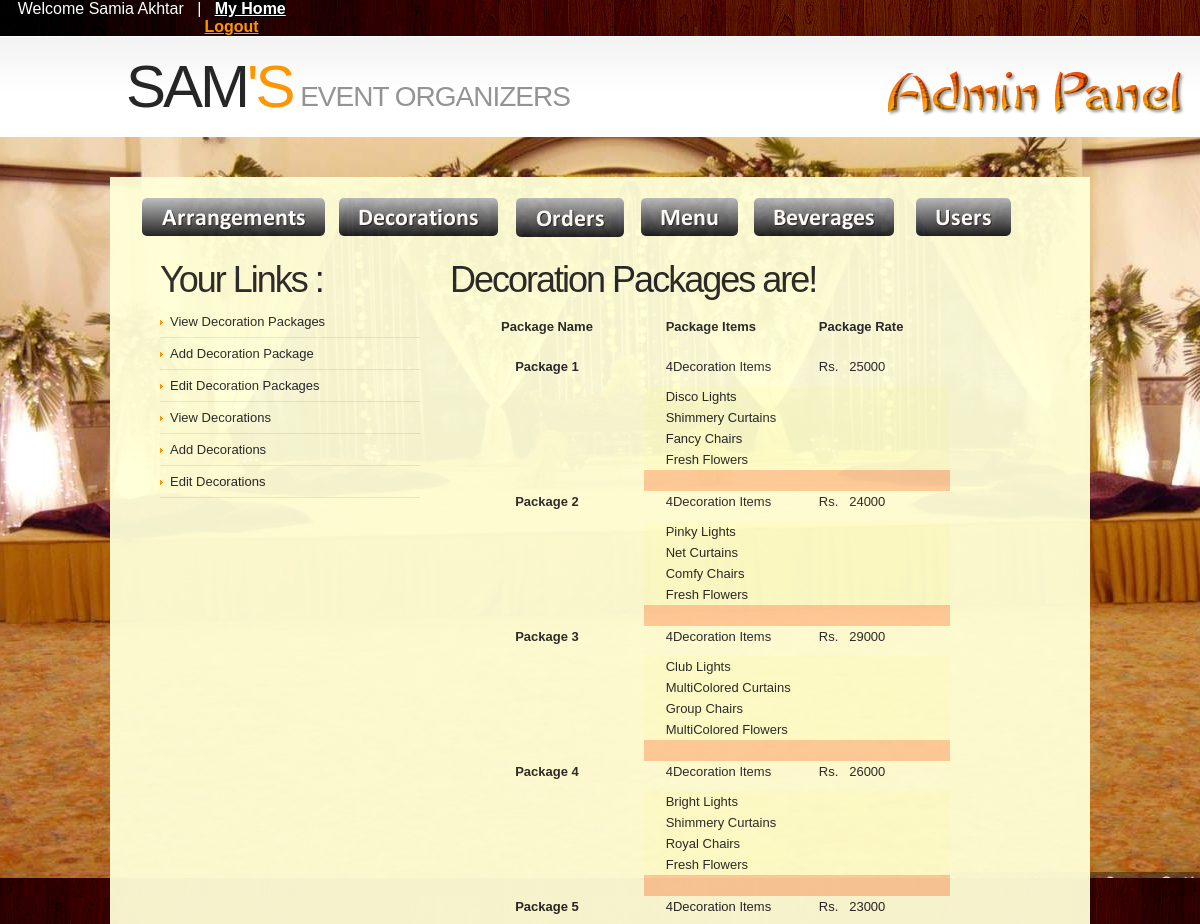
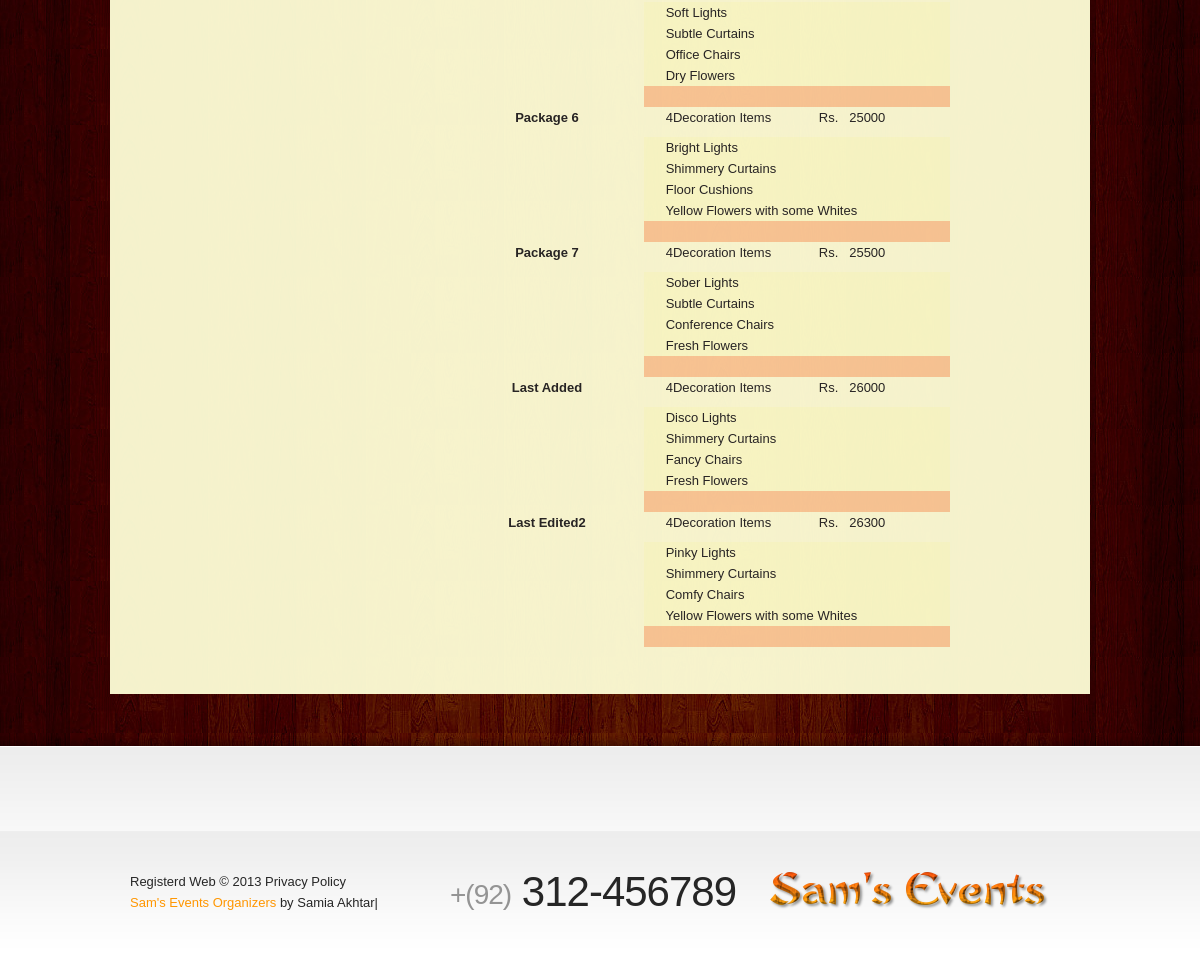
The page /admin/view_decorations.php (signed in) on the database its author committed (2 pictures, top to bottom).
### tables this page shows
CREATE TABLE IF NOT EXISTS `decoration_packages` (
  `dec_packg_id` int(11) NOT NULL AUTO_INCREMENT,
  `dec_packg_name` varchar(255) NOT NULL,
  `dec_packg_price` varchar(255) NOT NULL,
  `dec_packg_items` int(11) NOT NULL,
  PRIMARY KEY (`dec_packg_id`)
);

CREATE TABLE IF NOT EXISTS `decoration_pckg_details` (
  `dec_packg_dtl_id` int(11) NOT NULL AUTO_INCREMENT,
  `dec_packg_id` int(11) NOT NULL,
  `dec_id` int(11) NOT NULL,
  PRIMARY KEY (`dec_packg_dtl_id`)
);

CREATE TABLE IF NOT EXISTS `decoration_details` (
  `dec_id` int(11) NOT NULL AUTO_INCREMENT,
  `event_dec_id` int(11) NOT NULL,
  `dec_type_name` varchar(255) NOT NULL,
  `dec_price` varchar(255) NOT NULL,
  PRIMARY KEY (`dec_id`)
);

### admin/view_decorations.php (the view, shortened to what this page needs)
<!DOCTYPE html>
<html lang="en">
<head>
    <link rel="stylesheet" href="css/reset.css" type="text/css" media="screen">
    <link rel="stylesheet" href="css/style.css" type="text/css" media="screen">
    <link rel="stylesheet" href="css/grid.css" type="text/css" media="screen">
</head>
<body id="page2">
    <header>
    <?php
if (!isset($_SESSION['s_name'])){
                          echo "<div class=mybar id=L1 style=background-image:url(images/bg-top-tail2.jpg)>
      <div class=menu> &nbsp; &nbsp;&nbsp; &nbsp; &nbsp; &nbsp;  &nbsp; &nbsp; &nbsp; &nbsp; &nbsp;  &nbsp; &nbsp; &nbsp; &nbsp; &nbsp;  &nbsp; &nbsp; &nbsp; &nbsp; &nbsp; &nbsp; &nbsp; &nbsp; &nbsp; &nbsp; &nbsp; &nbsp; &nbsp; &nbsp; &nbsp; &nbsp; &nbsp; &nbsp; &nbsp; &nbsp; &nbsp; &nbsp; &nbsp; &nbsp; &nbsp; &nbsp; &nbsp; &nbsp; &nbsp; &nbsp; &nbsp; &nbsp; &nbsp; &nbsp; &nbsp; &nbsp; &nbsp; &nbsp; &nbsp; &nbsp; &nbsp; &nbsp; &nbsp; &nbsp; &nbsp; &nbsp; &nbsp; &nbsp; &nbsp; &nbsp; &nbsp; &nbsp; &nbsp; &nbsp; &nbsp; &nbsp; &nbsp; &nbsp; &nbsp; &nbsp; &nbsp; &nbsp; &nbsp; &nbsp; &nbsp; &nbsp; &nbsp; &nbsp; &nbsp; &nbsp; &nbsp; &nbsp; &nbsp; &nbsp; &nbsp; &nbsp; &nbsp; &nbsp; &nbsp; &nbsp; &nbsp; &nbsp; &nbsp; &nbsp; &nbsp; &nbsp; &nbsp; &nbsp; &nbsp; &nbsp; &nbsp; &nbsp; &nbsp; &nbsp; &nbsp; &nbsp; &nbsp; &nbsp; &nbsp; &nbsp; &nbsp; &nbsp; &nbsp; &nbsp; &nbsp; &nbsp; &nbsp; &nbsp; &nbsp; &nbsp;&nbsp;&nbsp;&nbsp;&nbsp;&nbsp;&nbsp;&nbsp;&nbsp;&nbsp; &nbsp;&nbsp;&nbsp;&nbsp;&nbsp;&nbsp;&nbsp;&nbsp;&nbsp;&nbsp; &nbsp; &nbsp; &nbsp; &nbsp; &nbsp; &nbsp; &nbsp; &nbsp; &nbsp; &nbsp;&nbsp;&nbsp;&nbsp;&nbsp;&nbsp;&nbsp;&nbsp;&nbsp;&nbsp;
                                <a href=admin_home.php>Login</a> </div></div>";
    }
	else
	{
 echo "  <div class=mybar  id=L2 style=background-image:url(images/bg-top-tail2.jpg)>
      <div class=menu>  &nbsp; &nbsp;";
	$name= $_SESSION['s_name'];
echo " Welcome $name ";
	echo " &nbsp; | &nbsp; <a href=myadmin.php class=active><strong>My Home</strong></a> &nbsp; &nbsp; &nbsp; &nbsp; &nbsp; &nbsp; &nbsp;&nbsp; &nbsp; &nbsp; &nbsp;  &nbsp; &nbsp; &nbsp; &nbsp; &nbsp;  &nbsp; &nbsp; &nbsp; &nbsp; &nbsp;  &nbsp; &nbsp; &nbsp; &nbsp; &nbsp; &nbsp; &nbsp; &nbsp; &nbsp; &nbsp; &nbsp; &nbsp; &nbsp; &nbsp; &nbsp; &nbsp; &nbsp; &nbsp; &nbsp; &nbsp; &nbsp; &nbsp; &nbsp; &nbsp; &nbsp; &nbsp; &nbsp; &nbsp; &nbsp; &nbsp; &nbsp; &nbsp; &nbsp; &nbsp; &nbsp; &nbsp; &nbsp; &nbsp; &nbsp; &nbsp; &nbsp; &nbsp; &nbsp; &nbsp; &nbsp; &nbsp; &nbsp; &nbsp; &nbsp; &nbsp; &nbsp; &nbsp; &nbsp; &nbsp; &nbsp; &nbsp; &nbsp; &nbsp; &nbsp; &nbsp; &nbsp; &nbsp; &nbsp; &nbsp; &nbsp; &nbsp; &nbsp; &nbsp; &nbsp; &nbsp; &nbsp; &nbsp; &nbsp; &nbsp; &nbsp; &nbsp; &nbsp; &nbsp; &nbsp; &nbsp; &nbsp;  &nbsp; &nbsp; &nbsp; &nbsp; &nbsp; &nbsp; &nbsp; &nbsp;  &nbsp; &nbsp; &nbsp; &nbsp; &nbsp; &nbsp; &nbsp; &nbsp; &nbsp; &nbsp; &nbsp; &nbsp; &nbsp; &nbsp; &nbsp; &nbsp;
                             <a href=logout.php><strong>Logout</strong></a>
							 <br>  </div></div>";
                         }
    ?>
    <div class="row-2">
       	<div class="main">
            	<div class="container_12">
                	<div class="grid_9">
                    	<h1>
                            <a class="logo" href="home.php">Sam<strong>'s</strong></a>
                            <span>Event Organizers</span>
                        </h1>
                    </div>
                    <div class="grid_3">
                    	<form id="search-form" method="post" enctype="multipart/form-data">
                    	  <img src="images/cooltext1148775572.png" width="298" height="46">
                    	</form>
                  </div>
                </div>
      </div>
      </div>
</header><div class="ic"></div>
    <section id="content">
        <div class="bg-top">
        	<div class="bg-top-2">
                <div class="bg">
                    <div class="bg-top-shadow">
                        <div class="main">
                          <div class="trans" style="background-color:#FFFFD7">
                             <div class="container_12">
                                <div class="wrapper">
                                  <table width="981" border="0" cellspacing="10" cellpadding="" align="center">
  <tr><td colspan="6"><br></td></tr>
  <tr>
    <td width="183">&nbsp; &nbsp; &nbsp; <a href="mange_arrangements.php"> <img src="images/admin (3).png" width="183" height="38"></a></td>
    <td width="159">&nbsp; <a href="view_decorations.php"><img src="images/admin (4).png" width="159" height="38"></a></td>
    <td width="108"><span><a href="orders_page.php"><img src="images/admin (5).png" width="108" height="39"></a></span></td>
    <td width="97"><a href="menu_page.php"><img src="images/admin (7).png" width="97" height="38"></a></td>
    <td width="140"><a href="beverages_page.php"><img src="images/admin (8).png" width="140" height="38"></a></td>
    <td width="160"><a href="users_page.php"><img src="images/admin (6).png" width="95" height="38"></a></td>
    </tr>
    <tr><td colspan="6"><br></td></tr>
</table>
                                            <div class="grid_12">
                                                <div class="wrapper">
                                                    <article class="grid_4 alpha">
                                                        <div class="indent">
                                                            <h3 class="prev-indent-bot2">Your Links : </h3>
                                                            <ul class="list-2">
                                                              <li><a href="view_decorations.php">View Decoration Packages</a></li>
                                                                <li><a href="add_deco.php">Add Decoration Package</a></li>
                                                                <li><a href="edit_deco.php">Edit Decoration Packages</a></li>
                                                                <li><a href="view_deco.php">View Decorations</a></li>
                                                                <li><a href="add_new_deco.php">Add Decorations</a></li>
                                                               <li><a href="edit_decorations.php">Edit Decorations</a></li>
                                                            </ul>
                                                        </div>
                                                    </article>
                                                    <article class="grid_8 omega">
                                                        <div class="indent-right">
                                                            <h3 class="p2">Decoration Packages are!</h3>
                                                            <div class="wrapper prev-indent-bot2">
                                                                 <?php
				$sql="Select * From decoration_packages ";
				$rs = mysql_query($sql) or die(mysql_error());
				$myrows = mysql_num_rows($rs);
	if(mysql_num_rows($rs)>0)
	{
	echo
	 "<table width=500 border=0 cellspacing=2 cellpadding=10 align=center>
  <tr>
    <th width=180 height=40 scope=row >Package Name</th>
    <th width=200 scope=row align=left>&nbsp; &nbsp; &nbsp; Package Items</th>
    <th width=150 scope=row align=left>Package Rate</th>
  </tr>";
	 for ($i=0; $i<$myrows; $i++)
	{
	$row = mysql_fetch_array($rs);
  echo "
  <tr>
    <th height=30 scope=row valign=top >".$row['dec_packg_name']."</td>";
	echo "<td >&nbsp; &nbsp; &nbsp; ".$row['dec_packg_items']."Decoration Items</td>";
	echo "<td >Rs. &nbsp; ".$row['dec_packg_price']."</td>";
	echo "</tr>";
	  $dec_id= $row['dec_packg_id'];
	  $msql="Select * From decoration_pckg_details d , decoration_details e where d.dec_packg_id=$dec_id AND d.dec_id=e.dec_id";
	$mrs = mysql_query($msql) or die(mysql_error());
		$mrows = mysql_num_rows($mrs);
	if(mysql_num_rows($mrs)>0)
	{
	for ($j=0; $j<$mrows; $j++){
		$mrow = mysql_fetch_array($mrs);
		 echo "<tr><td width=228> </td>
		 <td width=230 colspan=3 align=left bgcolor=#FFFFCC>&nbsp; &nbsp; &nbsp; ".$mrow['dec_type_name']."</td>
  </tr>";
	}
	 echo " <tr><td></td> <td bgcolor=#FFCC99 colspan=2> &nbsp; &nbsp; &nbsp; &nbsp; &nbsp;  &nbsp; &nbsp; &nbsp; &nbsp; &nbsp;  &nbsp; &nbsp; &nbsp; &nbsp; &nbsp;
  </td>
  </tr>";
	}
	}
echo "<tr><td><br><br></td></tr></table>";
	}
                ?>
                                      </div>
                                   </article>
                                </div>
                             </div>
                         </div>
                      </div>
                  </div>
              </div>
          </div>
      </div>
                    </div>
                </div>
        <div class="bg-bot">
        </div>
    </section>
<footer>
        <div class="main">
        	<div class="container_12">
  <div class="wrapper">
                	<div class="grid_4">
                    	<div>Registerd Web &copy; 2013 <a class="link color-3" href="#">Privacy Policy</a></div>
                        <div><a rel="nofollow" target="_blank" hrfhome.php">Sam's Events Organizers</a> by Samia Akhtar|</div>
                    </div>
                    <div class="grid_4">
                    	<span class="phone-numb"><span>+(92)</span> 312-456789</span>
                    </div>
                    <div class="grid_4">
                    	<ul class="list-services">
                        	<li><img src="images/cooltext1148772876.png" width="279" height="39"></li>
                        </ul>
                    </div>
                </div>
            </div>
        </div>
</footer>
</body>
</html>

### admin/css/style.css (style rules this page uses)
article, aside, audio, canvas, command, datalist, details, embed, figcaption, figure, footer, header, hgroup, keygen, meter, nav, output, progress, section, source, video { display:block }
html { width:100% }
body { font-family:Arial, Helvetica, sans-serif;font-size:100%;color:#262626;min-width:980px;background:#fff }
.bg-top-shadow { width:100%; background:url(../images/bg-top-shadow.png) center bottom repeat-x; padding:40px 0 52px }
.bg-top { width:100%; background:url(../images/bg-top-tail.jpg) center top repeat-x }
.bg-top-2 { width:100%; background:url(../images/bg-top-tail2.jpg) center top repeat-y }
.bg { width:100%; background:url(../images/bg-top.jpg) center top no-repeat fixed }
.bg-bot { width:100%; background:url(../images/bg-bot-tail.gif) center top repeat-x #fff; padding:30px 0 55px }
.main { width:980px;padding:0;margin:0 auto;font-size:0.8125em;line-height:1.6153em }
a { color:#ff9601; outline:none }
.wrapper { width:100%; overflow:hidden; position:relative }
.trans { filter: Alpha(Opacity=95); opacity:0.95; }
.mybar { font-family:Arial, Helvetica, sans-serif; color:#FFF; background-image:url(file:///E|/Vertigo/VertrigoServ/www/Event_Management/user/images/bg-top-tail2.jpg) }
.p2 { margin-bottom:15px }
.color-3 { color:#262626 }
.indent-right { padding-right:30px }
.indent { padding:0 10px 0 30px }
.prev-indent-bot2 { margin-bottom:5px }
.menu li a, .list-1 li a, .list-2 li a, .link, .button, .logo { text-decoration:none }
header { width:100%;position:relative;z-index:2 }
.row-2 { width:100%;min-height:101px;background:url(../images/row2-tail.gif) left top repeat-x #fff }
h1 { padding:15px 0 0 0;position:relative;font-weight:normal;text-transform:uppercase;margin-left:-4px;font-family:"Trebuchet MS", Arial, Helvetica, sans-serif }
h1 span { display:inline-block; font-size:28px; line-height:1.2em; color:#949494; letter-spacing:-1px; padding:29px 0 0 4px }
.logo { display:inline-block;font-size:60px;line-height:1.2em;;color:#262626;cursor:pointer;letter-spacing:-3px }
.logo strong { color:#ff9601; font-weight:normal }
.menu { padding:0;width:100% }
.menu a.active { color:#fff;background-position:left top;background-repeat:repeat-x;background-color:#000 }
#search-form { padding:35px 0px 0 37px }
#content { width:100%;padding:0;position:relative;z-index:1 }
h3 { font-family:"Trebuchet MS", Arial, Helvetica, sans-serif;font-size:36px;line-height:1.2em;margin:0 0 22px 0;color:#262626;font-weight:normal;letter-spacing:-2px }
.list-2 li { line-height:1.23em;padding:8px 0;background:url(../images/pic-1.gif) 0 bottom repeat-x }
.list-2 li a { display:inline-block; color:#262626; padding-left:10px; background:url(../images/marker-2.gif) 0 6px no-repeat }
footer { width:100%;padding:40px 0 33px;background:url(../images/footer-tail.gif) center top repeat-x #fff }
.phone-numb { display:inline-block;font-size:42px;line-height:1.2em;font-family:"Trebuchet MS", Arial, Helvetica, sans-serif;letter-spacing:-1px;margin-top:-4px }
.phone-numb span { display:inline-block; font-size:28px; color:#949494; padding-top:3px }
.list-services { padding:0 }
.list-services li { float:left; padding:0 0 0 20px }
.list-services li:first-child { padding:0 }

### admin/css/grid.css (style rules this page uses)
.container_12 { margin-left: auto; margin-right: auto; width: 960px; }
.grid_1, .grid_2, .grid_3, .grid_4, .grid_5, .grid_6, .grid_7, .grid_8, .grid_9, .grid_10, .grid_11, .grid_12 { display:inline; float: left; position: relative; margin-left: 10px; margin-right: 10px; }
.alpha { margin-left: 0; }
.omega { margin-right: 0; }
.container_12 .grid_3 { width:220px; }
.container_12 .grid_4 { width:300px; }
.container_12 .grid_8 { width:620px; }
.container_12 .grid_9 { width:700px; }
.container_12 .grid_12 { width:940px; }

### rows shown on the page
decoration_packages: dec_packg_name "Package 1", dec_packg_items "4", dec_packg_price "25000"
decoration_pckg_details: dec.dec_type_name "Disco Lights"
decoration_pckg_details: dec.dec_type_name "Shimmery Curtains"
decoration_pckg_details: dec.dec_type_name "Fancy Chairs"
decoration_pckg_details: dec.dec_type_name "Fresh Flowers"
decoration_packages: dec_packg_name "Package 2", dec_packg_items "4", dec_packg_price "24000"
decoration_pckg_details: dec.dec_type_name "Pinky Lights"
decoration_pckg_details: dec.dec_type_name "Net Curtains"
decoration_pckg_details: dec.dec_type_name "Comfy Chairs"
decoration_pckg_details: dec.dec_type_name "Fresh Flowers"
decoration_packages: dec_packg_name "Package 3", dec_packg_items "4", dec_packg_price "29000"
decoration_pckg_details: dec.dec_type_name "Club Lights"
decoration_pckg_details: dec.dec_type_name "MultiColored Curtains"
decoration_pckg_details: dec.dec_type_name "Group Chairs"
decoration_pckg_details: dec.dec_type_name "MultiColored Flowers"
decoration_packages: dec_packg_name "Package 4", dec_packg_items "4", dec_packg_price "26000"
decoration_pckg_details: dec.dec_type_name "Bright Lights"
decoration_pckg_details: dec.dec_type_name "Shimmery Curtains"
decoration_pckg_details: dec.dec_type_name "Royal Chairs"
decoration_pckg_details: dec.dec_type_name "Fresh Flowers"
decoration_packages: dec_packg_name "Package 5", dec_packg_items "4", dec_packg_price "23000"
decoration_pckg_details: dec.dec_type_name "Soft Lights"
decoration_pckg_details: dec.dec_type_name "Subtle Curtains"
decoration_pckg_details: dec.dec_type_name "Office Chairs"
decoration_pckg_details: dec.dec_type_name "Dry Flowers"
decoration_packages: dec_packg_name "Package 6", dec_packg_items "4", dec_packg_price "25000"
decoration_pckg_details: dec.dec_type_name "Bright Lights"
decoration_pckg_details: dec.dec_type_name "Shimmery Curtains"
decoration_pckg_details: dec.dec_type_name "Floor Cushions"
decoration_pckg_details: dec.dec_type_name "Yellow Flowers with some Whites"
decoration_packages: dec_packg_name "Package 7", dec_packg_items "4", dec_packg_price "25500"
decoration_pckg_details: dec.dec_type_name "Sober Lights"
decoration_pckg_details: dec.dec_type_name "Subtle Curtains"
decoration_pckg_details: dec.dec_type_name "Conference Chairs"
decoration_pckg_details: dec.dec_type_name "Fresh Flowers"
decoration_packages: dec_packg_name "Last Added", dec_packg_items "4", dec_packg_price "26000"
decoration_pckg_details: dec.dec_type_name "Disco Lights"
decoration_pckg_details: dec.dec_type_name "Shimmery Curtains"
decoration_pckg_details: dec.dec_type_name "Fancy Chairs"
decoration_pckg_details: dec.dec_type_name "Fresh Flowers"
decoration_packages: dec_packg_name "Last Edited2", dec_packg_items "4", dec_packg_price "26300"
decoration_pckg_details: dec.dec_type_name "Pinky Lights"
decoration_pckg_details: dec.dec_type_name "Shimmery Curtains"
decoration_pckg_details: dec.dec_type_name "Comfy Chairs"
decoration_pckg_details: dec.dec_type_name "Yellow Flowers with some Whites"

### other values the page prints
$name "Samia Akhtar"
